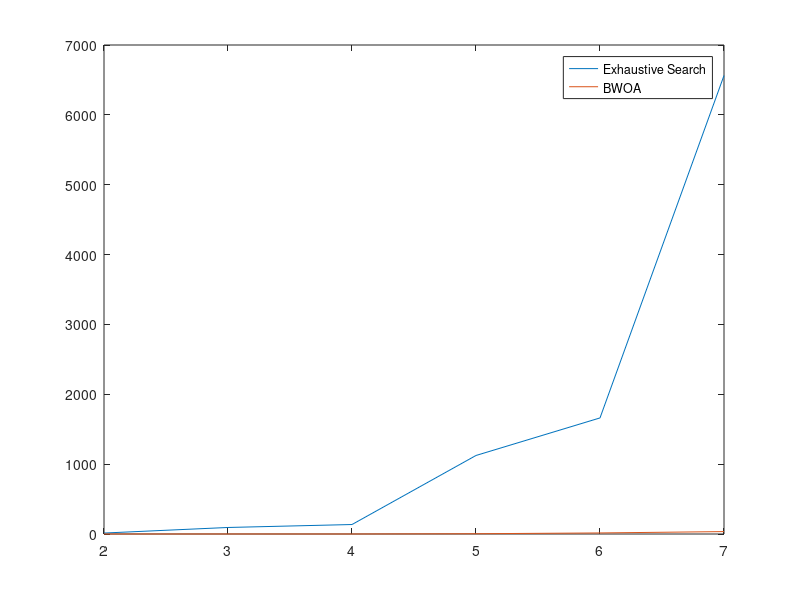
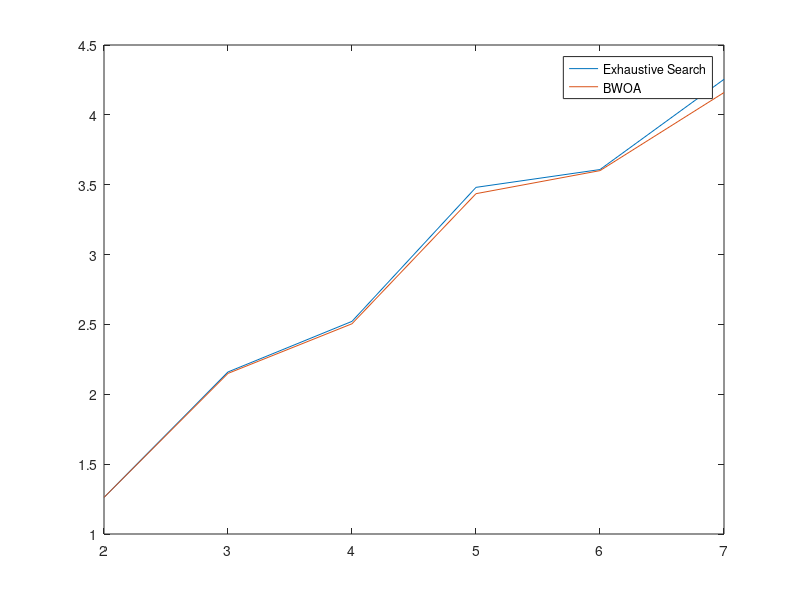

Reproduce these figures in MATLAB, in order.
N = 2:7;
ti_ex = [13.709546 93.443767 135.710764 1124.107079 1661.604009 6562.983165];
su_ex = [1.2619 2.1598 2.5220 3.4811 3.6086 4.2544];

ti_bwoa = [0.217650 0.510098 0.300166 3.901047 15.200082 34.474296];
su_bwoa = [1.2619 2.1495 2.5048 3.43589 3.6008645 4.15977];

figure
plot(N, ti_ex);
hold 
plot(N, ti_bwoa);
legend('Exhaustive Search', 'BWOA');

figure
plot(N, su_ex);
hold 
plot(N, su_bwoa);
legend('Exhaustive Search', 'BWOA');